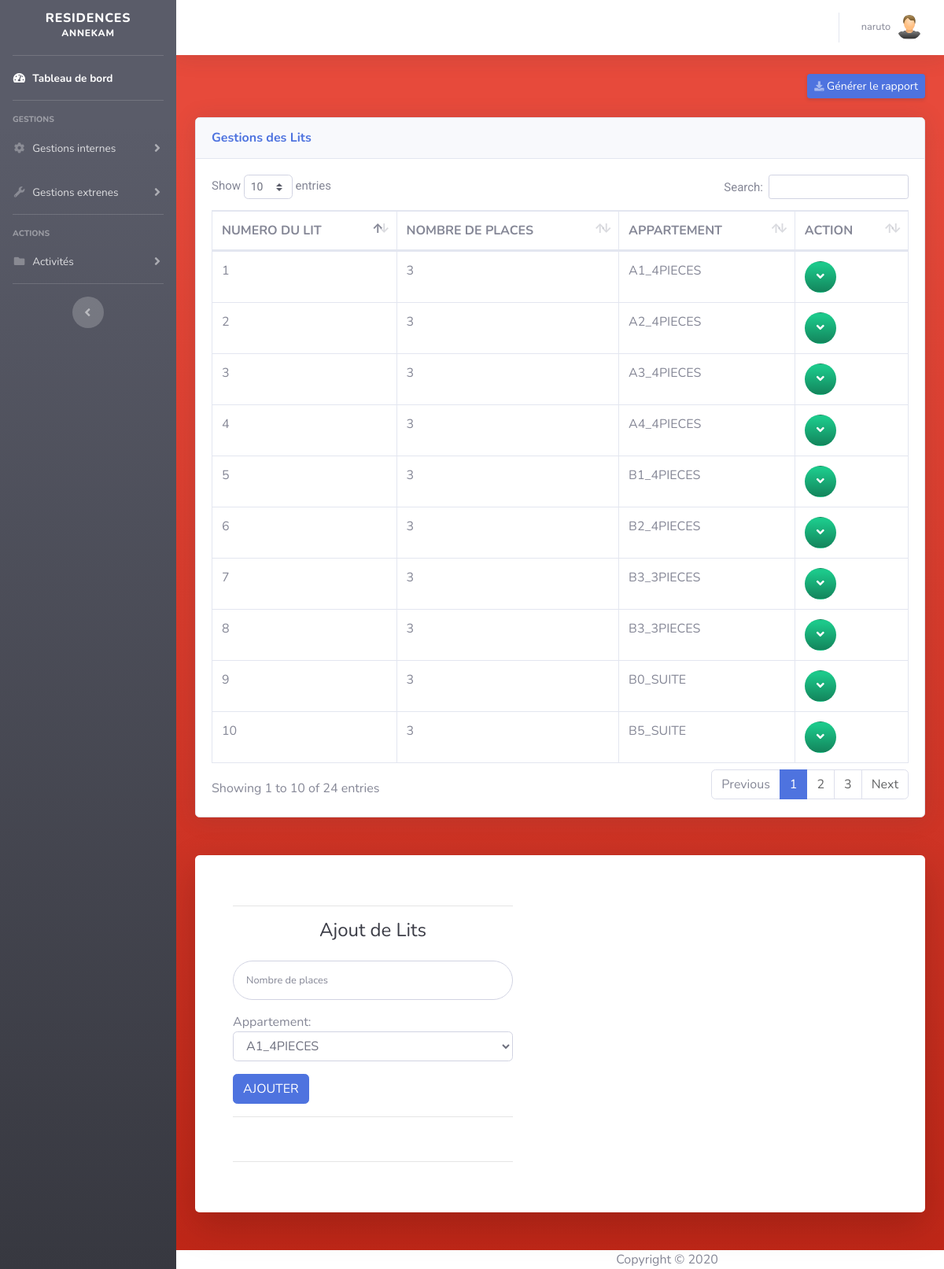
/admin/bed.php (signed in), run on the app's committed database.
### tables this page shows
CREATE TABLE IF NOT EXISTS `lit` (
  `id_lit` int(30) NOT NULL AUTO_INCREMENT,
  `nb_place` int(11) NOT NULL,
  `id_appart` int(11) NOT NULL,
  PRIMARY KEY (`id_lit`),
  KEY `lit_ibfk_1` (`id_appart`)
);

CREATE TABLE IF NOT EXISTS `appartement` (
  `id_appart` int(11) NOT NULL AUTO_INCREMENT,
  `lib_appart` varchar(30) NOT NULL,
  `tar_jour` int(11) NOT NULL,
  `tar_mois` int(11) NOT NULL,
  `id_bat` int(3) NOT NULL,
  PRIMARY KEY (`id_appart`),
  KEY `appartement_ibfk_1` (`id_bat`)
);

### Model/Bed.php (called while the page is built, shortened)
<?php
	class bed
	{
		public function allbed()
		{
			require 'confige.php';
			$query = $bdd->query("SELECT SQL_NO_CACHE l.id_lit, l.nb_place, a.lib_appart, a.id_appart FROM lit l, appartement a WHERE a.id_appart=l.id_appart");
          	return $query;
		}
	}
?>

### admin/bed.php (the view, shortened to what this page needs)
<?php
  include("../Model/confige.php");
  require "../Model/Bed.php";
?>
<!DOCTYPE html>
<html lang="en">
<head>
  <link href="../vendor/fontawesome-free/css/all.min.css" rel="stylesheet" type="text/css">
  <link href="../css/sb-admin-2.min.css" rel="stylesheet">
  <link href="../vendor/datatables/dataTables.bootstrap4.min.css" rel="stylesheet">
  <link rel="stylesheet" href="../assets/css/tablestyle.css">
  <link rel="stylesheet" href="../assets/css/style.css">
</head>
<body id="page-top">
  <div id="wrapper">
    <div id="content-wrapper" class="d-flex flex-column bg-gradient-danger">
      <div id="content">
        <nav class="navbar navbar-expand navbar-light bg-white topbar mb-4 static-top shadow">
          <ul class="navbar-nav ml-auto">
            <li class="nav-item dropdown no-arrow">
              <a class="nav-link dropdown-toggle" href="#" id="userDropdown" role="button" data-toggle="dropdown" aria-haspopup="true" aria-expanded="false">
                <span class="mr-2 d-none d-lg-inline text-gray-600 small"><?php echo $_SESSION['pseudo']?></span>
                <img class="img-profile rounded-circle" src="../assets/images/icons/user.png">
              </a>
            </li>
          </ul>
        </nav>
        <div class="container-fluid">
          <div class="d-sm-flex align-items-center justify-content-between mb-4">
            <button class="d-none d-sm-inline-block btn btn-sm btn-primary shadow-sm" onclick="imprimer('section_to_print');"><i class="fas fa-download fa-sm text-white-50"></i> Générer le rapport</button>
          </div>
          <div class="card shadow mb-4">
            <div class="card-header py-3">
              <h6 class="m-0 font-weight-bold text-primary">Gestions des Lits</h6>
            </div>
            <div class="card-body">
              <div class="table-responsive" id="section_to_print">
                <table class="table table-bordered" id="dataTable" width="100%" cellspacing="0" >
	                <thead>
	                    <tr>
	                      <th>NUMERO DU LIT</th><th>NOMBRE DE PLACES</th><th><span>APPARTEMENT</span></th><th><span>ACTION</span></th>
	                    </tr>
	                </thead>
	                <tbody>
	                  <?php
	                  	$query = (new bed())->allbed();
                      while($see = $query->fetch())
                      {
                        echo'<tr><td>'.$see[0].'</td><td>'.$see[1].'</td><td>'.$see[2].'</td>
                        <td><button type="button" class="collapsible btn btn-circle bg-gradient-success"><font color="white"><i class="fa fa-angle-down"></i></font></button>
                        <div class="content" style="display:none;">
                          <form method="post" action="../phps/delete.php"><input type="text" value="'.$see[0].'" style="display: none;" name="id"><button class="btn btn-circle bg-gradient-danger" type="submit" name="delbed"><font color="white"><i class="fa fa-trash"></i></font></button>
                          </form>
                          <button class="btn btn-circle bg-gradient-info" type="" name=""><a href="bed.php?id='.$see[0].'&amp;p='.$see[1].'"><font color="white"><i class="fa fa-edit"></i></font></a></button>
                        </div>
                        </td>
                        </tr>';
                      }
	                  ?>
	                </tbody>
			          </table>
              </div>
            </div>
          </div>
        </div>
		<div class="container">
			<div class="card o-hidden border-0 shadow-lg my-5">
           <?php
              if(isset($_GET['id']) AND isset($_GET['p']))
              {
                $query = $bdd->query("SELECT SQL_NO_CACHE l.id_lit, l.nb_place, a.lib_appart, a.id_appart FROM lit l, appartement a WHERE a.id_appart=l.id_appart AND l.id_lit='".$_GET['id']."'");
                $voir =$query->fetch();
                echo' <div class="row">
                          <div class="col-lg-12 d-none d-lg-block bg-register-image"></div>
                          <div class="col-lg-6">
                              <div class="p-5">
                                <hr/>
                                <div class="text-center">
                                  <h1 class="h4 text-gray-900 mb-4">Modification de Lits</h1>
                                </div>
                                <form class="user" method="post">
                                      <div class="form-group">
                                        <input type="text" class="form-control form-control-user" id=""  name="nb" required value="'.$_GET['p'].'">
                                      </div>
                                      <div class="form-group">
                                        Appartement:
                                        <select type="password" class="form-control" id="" name="bat" required>';
                                          echo'<option value="'.$voir[3].'">'.$voir[2].'</option>';
                                            $liste =  $bdd->query("SELECT * FROM appartement ");
                                            while($see = $liste->fetch())
                                            {
                                              echo'<option value="'.$see[0].'">'.$see[1].'</option>';
                                            }
                                        echo'</select>
                                      </div>
                                      <input name="go" type="submit" class="btn btn-primary" value="AJOUTER">';
                                      if (isset($_POST['go']))
                                      {
                                        if(isset($_POST['nb']) AND isset($_POST['bat']))
                                        {
                                          $nb = intval($_POST['nb']);
                                            $bat = htmlspecialchars($_POST['bat']);
                                            $addbed = (new bed())->edit_bed($nb, $bat, $_GET['id']);
                                            echo'<font color="green">Lit modifié avec succès!</font>';
                                        }
                                      }
                                      echo'<hr>
                                </form><br>
                                <hr>
                              </div>
                      </div>';
              }
              else
              {
                 echo' <div class="row">
                          <div class="col-lg-12 d-none d-lg-block bg-register-image"></div>
                          <div class="col-lg-6">
                              <div class="p-5">
                                <hr/>
                                <div class="text-center">
                                  <h1 class="h4 text-gray-900 mb-4">Ajout de Lits</h1>
                                </div>
                                <form class="user" method="post">
                                      <div class="form-group">
                                        <input type="text" class="form-control form-control-user" id="" placeholder="Nombre de places"  name="nb" required>
                                      </div>
                                      <div class="form-group">
                                        Appartement:
                                        <select type="password" class="form-control" id="" name="bat" required>';
                                            $liste =  $bdd->query("SELECT * FROM appartement ");
                                            while($see = $liste->fetch())
                                            {
                                              echo'<option value="'.$see[0].'">'.$see[1].'</option>';
                                            }
                                        echo'</select>
                                      </div>
                                      <input name="go" type="submit" class="btn btn-primary" value="AJOUTER">';
                                      echo'<hr>
                                </form><br>
                                <hr>
                              </div>
                      </div>';
              }
           ?>
			</div>
		</div>
     </div>
      <footer class="sticy-footer bg-white">
        <div class="container my-auto">
          <div class="copyright text-center my-auto">
            <span>Copyright &copy; 2020</span>
          </div>
        </div>
      </footer>
    </div>
  </div>
</body>
</html>

### assets/css/tablestyle.css (style rules this page uses)
a:link { color: #636465; text-decoration: none; }

### assets/css/style.css (style rules this page uses)
* { margin: 0; padding: 0; box-sizing: border-box; -webkit-box-sizing: border-box; -moz-box-sizing: border-box; -webkit-font-smoothing: antialiased; -moz-font-smoothing: antialiased; -o-font-smoothing: antialiased; font-smoothing: antialiased; text-rendering: optimizeLegibility; }
.copyright { text-align: center; width: 1200px }
option { font-size: 15px font-weight:bold; font-family: "Roboto", Helvetica, Arial, sans-serif; }

### data on the page
lit: id_lit "1", nb_place "3", id_appart.lib_appart "A1_4PIECES"
lit: id_lit "2", nb_place "3", id_appart.lib_appart "A2_4PIECES"
lit: id_lit "3", nb_place "3", id_appart.lib_appart "A3_4PIECES"
lit: id_lit "4", nb_place "3", id_appart.lib_appart "A4_4PIECES"
lit: id_lit "5", nb_place "3", id_appart.lib_appart "B1_4PIECES"
lit: id_lit "6", nb_place "3", id_appart.lib_appart "B2_4PIECES"
lit: id_lit "7", nb_place "3", id_appart.lib_appart "B3_3PIECES"
lit: id_lit "8", nb_place "3", id_appart.lib_appart "B3_3PIECES"
lit: id_lit "9", nb_place "3", id_appart.lib_appart "B0_SUITE"
lit: id_lit "10", nb_place "3", id_appart.lib_appart "B5_SUITE"

### other printed values
$_SESSION['pseudo'] "naruto"
form field bat "A1_4PIECES"
